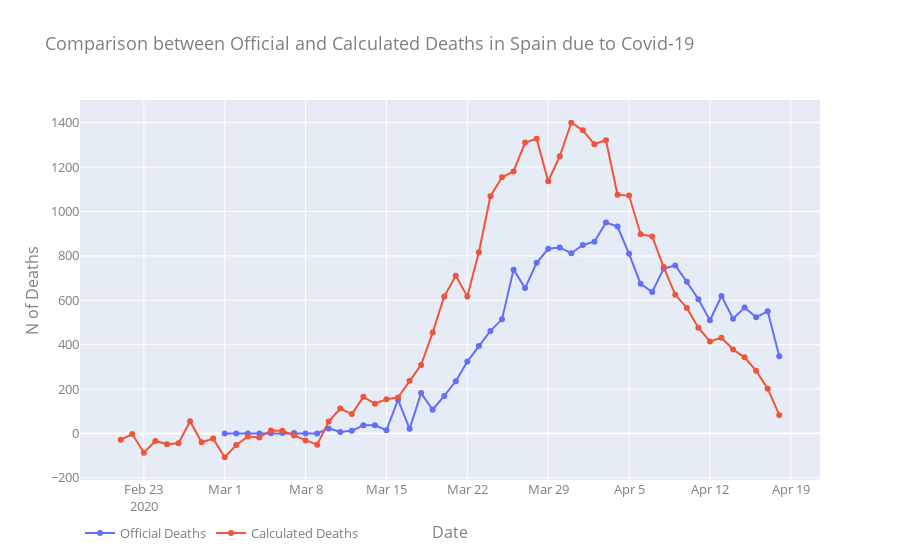

Notebook source saved alongside this figure:
### Code cell
# Create traces
fig = go.Figure()
fig.add_trace(go.Scatter(x=official_to_print["date"], y=official_to_print["official_deaths"],
                    mode='lines+markers+text', 
                    name='Official Deaths'))
fig.add_trace(go.Scatter(x=mortality_to_print["date"], y=mortality_to_print["covid_deaths"],
                    mode='lines+markers+text',
                    name='Calculated Deaths'))

fig.update_layout(
    title="Comparison between Official and Calculated Deaths in Spain due to Covid-19",
    xaxis_title="Date",
    yaxis_title="N of Deaths",
    legend_orientation="h",
    font=dict(
        #family="Courier New, monospace",
        size=13,
        color="#7f7f7f"
    ))

fig.show();
